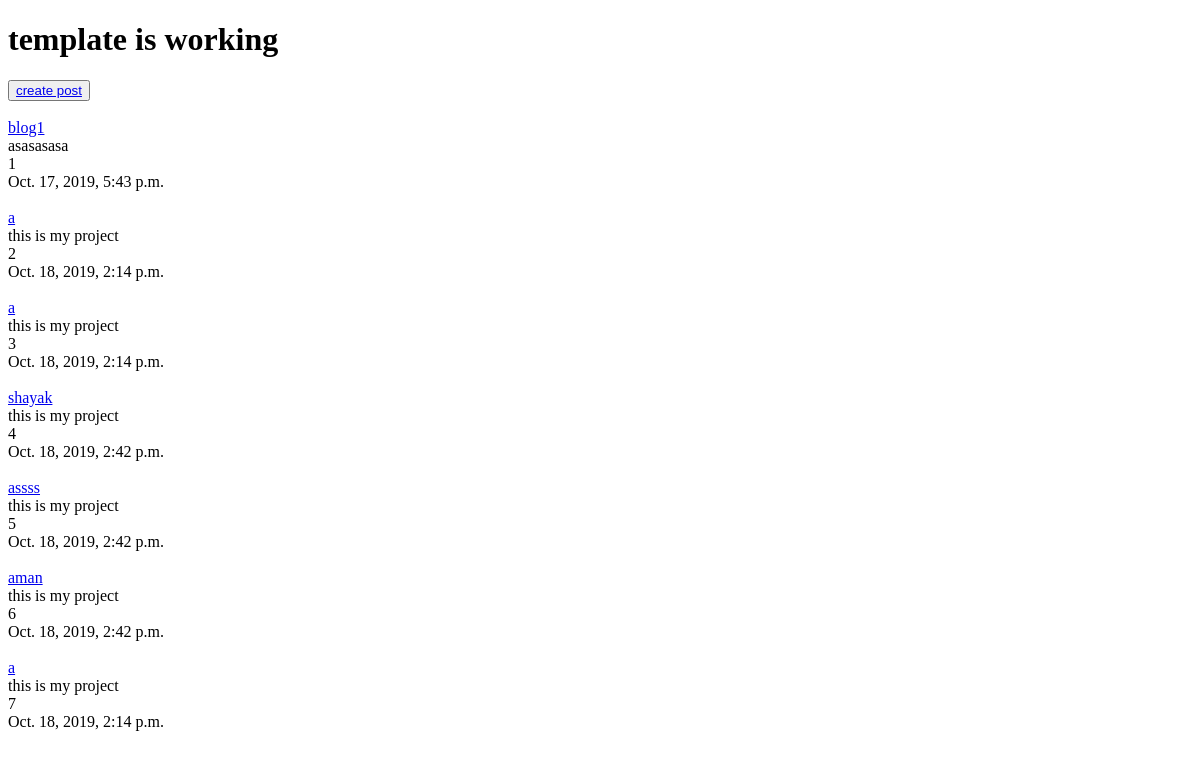
The app's page /, older data.
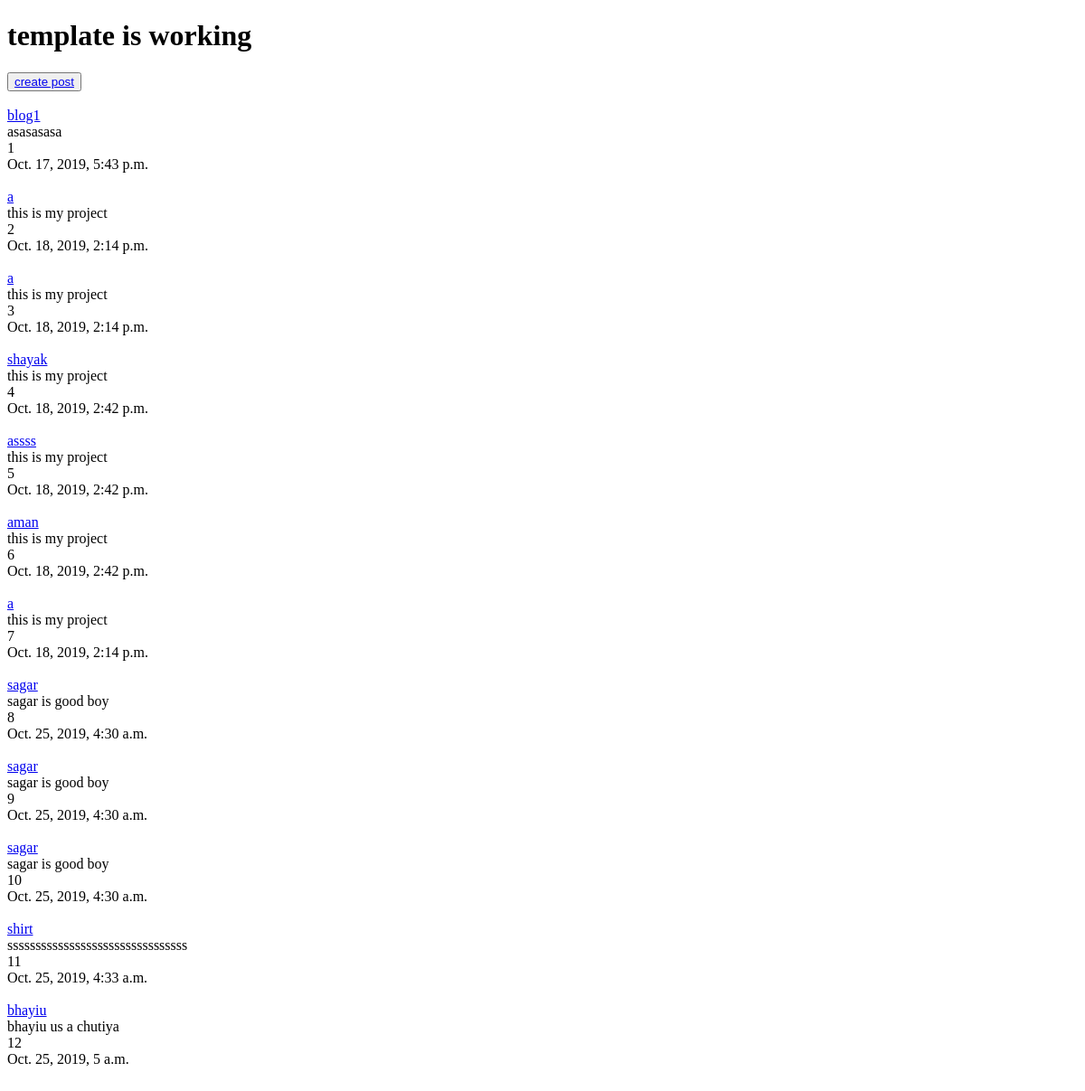
The same page, newer data.
### post/models.py (models this page shows, shortened)
class Post(models.Model):
    title = models.CharField(max_length=120)
    content = models.TextField()
    update = models.DateTimeField(auto_now=True,auto_now_add=False)
    timestap = models.DateTimeField(auto_now=True,auto_now_add=False)
    def get_absolute_url(self):
        return reverse("detail_post",kwargs={"id" : self.id})

### post/views.py (the view)
# urls.py: path("",views.post_list,name="post_list"),
def post_list(request):
    queryset = Post.objects.all()
    context = {
        "object_list":queryset
    }
    return render(request,"index.html",context)

### templates/index.html (shortened to what this page needs)
<!DOCTYPE html>
<html lang="en">
<head>
</head>
<body>
   <h1>template is working</h1>
   <button><a href="create">create post</a></button><br><br>
    {% for obj in object_list %}
       <a href="{{ obj.get_absolute_url }}"> {{obj.title}} </a><br>
        {{obj.content}} <br>
        {{obj.id}} <br>
        {{obj.update}} <br><br>
    {% endfor %}
</body>
</html>

Row changes from the older to the newer data that the page shows:
added Post: title "sagar", content "sagar is good boy", id "8", update "Oct. 25, 2019, 4:30 a.m."
added Post: title "sagar", content "sagar is good boy", id "9", update "Oct. 25, 2019, 4:30 a.m."
added Post: title "sagar", content "sagar is good boy", id "10", update "Oct. 25, 2019, 4:30 a.m."
added Post: title "shirt", content "ssssssssssssssssssssssssssssssss", id "11", update "Oct. 25, 2019, 4:33 a.m."
added Post: title "bhayiu", content "bhayiu us a chutiya", id "12", update "Oct. 25, 2019, 5 a.m."
